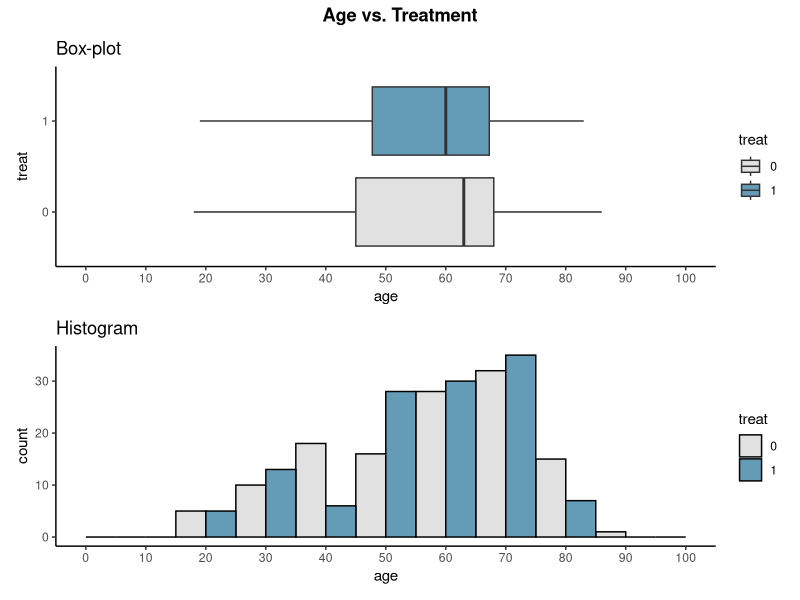
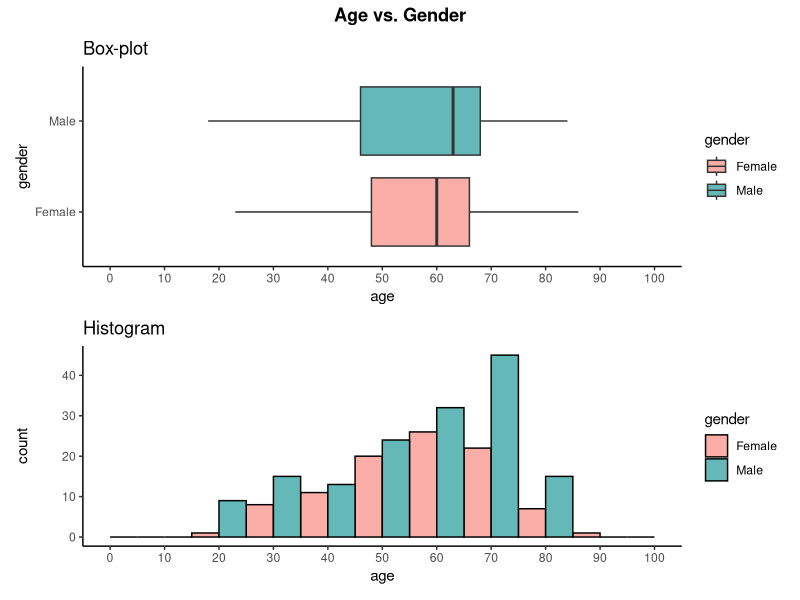
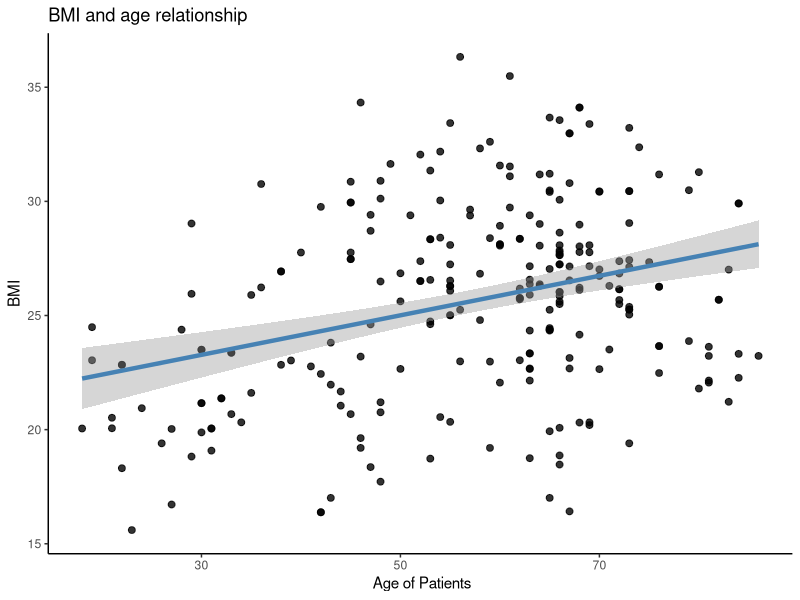

The R script that drew these images, in order:
#   T Are there any correlated measurements?

#Load libraries
library(here)
library(tidyverse)
library(ggplot2)
library(patchwork)

data <- read.csv2(here("DATA", "clean_data.csv"))

# Ensure correct variable types
data <- data %>%
  mutate(ASA_score = as.factor(ASA_score),
         Mallampati_score = as.factor(Mallampati_score),
         smoking = as.factor(smoking),
         preOp_pain = as.factor(preOp_pain),
         treat = as.factor(treat),
         pacu30min_throatPain = as.factor(pacu30min_throatPain),
         pacu90min_throatPain = as.factor(pacu90min_throatPain),
         postOp4hour_throatPain = as.factor(postOp4hour_throatPain),
         pod1am_throatPain = as.factor(pod1am_throatPain),
         pacu30min_cough = as.factor(pacu30min_cough),
         pacu90min_cough = as.factor(pacu90min_cough),
         postOp4hour_cough = as.factor(postOp4hour_cough),
         pod1am_cough = as.factor(pod1am_cough),
         extubation_cough = as.factor(extubation_cough))

#----- Does the age distribution depend on `treat`? --------------------------------------

# Set 'treat' as factor
data$treat <- factor(data$treat)

# Boxplot Age vs. Treat 
boxplot_treat <- ggplot(data, aes(x = treat, y = age, fill = treat)) +
  geom_boxplot() +
  scale_fill_manual(values = c("0" = "#E1E1E1", "1" = "#649CB8")) +
  scale_y_continuous(breaks = c(0, 10, 20, 30, 40, 50, 60, 70, 80, 90, 100), limits = c(0, 100)) +
  labs(title = "Box-plot") +
  theme_classic() +
  coord_flip()  

# Histogram Age vs. Treat 
histogram_treat <- ggplot(data, aes(y = age, fill = treat)) +
  geom_histogram(binwidth = 10, position = "dodge", color = "black") +
  scale_fill_manual(values = c("0" = "#E1E1E1", "1" = "#649CB8")) +
  scale_y_continuous(breaks = c(0, 10, 20, 30, 40, 50, 60, 70, 80, 90, 100), limits = c(0, 100)) +
  labs(title = "Histogram") +
  theme_classic() +
  coord_flip()  

# Combine plots 
Age_vs_treat_plot <- (boxplot_treat / histogram_treat) + 
  plot_annotation(
    title = "Age vs. Treatment",
    theme = theme(plot.title = element_text(hjust = 0.5, face = "bold"))
  )

# Display the plot
Age_vs_treat_plot

# Conclusion: the distribution of age does not appear to depend on treatment.


#----- Does the age distribution of the patients depend on their sex (`gender`)?--------

# Boxplot: Age vs. Gender
boxplot_gender <- ggplot(data, aes(x = gender, y = age, fill = gender)) +
  geom_boxplot() +
  scale_fill_manual(values = c("Female" = "#FBADA7", "Male" = "#64B8B8")) +
  scale_y_continuous(breaks = c(0, 10, 20, 30, 40, 50, 60, 70, 80, 90, 100), limits = c(0, 100)) +
  labs(title = "Box-plot") +
  theme_classic() +
  coord_flip() 

# Histogram: Age vs. Gender
histogram_gender <- ggplot(data, aes(y = age, fill = gender)) +
  geom_histogram(binwidth = 10, position = "dodge", color = "black") +
  scale_fill_manual(values = c("Female" = "#FBADA7", "Male" = "#64B8B8")) +
  scale_y_continuous(breaks = c(0 ,10, 20, 30, 40, 50, 60, 70, 80, 90, 100), limits = c(0, 100)) +
  labs(title = "Histogram") +
  theme_classic() +
  coord_flip() 

# Combine plots 
Age_vs_gender_plot <- (boxplot_gender / histogram_gender)  + 
  plot_annotation(
    title = "Age vs. Gender",
    theme = theme(plot.title = element_text(hjust = 0.5, face = "bold"))
  )

# Display the plot
Age_vs_gender_plot

# Conclusion: The distribution of age does not appear to depend on gender.


# ---- Do BMI and age have a linear relationship? ----

ggplot(data,aes(x=age,y=as.numeric(BMI))) +
  geom_point(alpha=0.8, size = 2) + 
  geom_smooth(method="lm", color="steelblue",se=TRUE, size =1.5) + 
  labs(title="BMI and age relationship",
       x=" Age of Patients",
       y= "BMI") + 
  theme_classic()

# Conclusion: it appears to be a linear relationship between BMI and age. 


# ---- Does the preoperative pain change with age of the patients?

sum(data$preOp_pain == 1)
sum(data$preOp_pain != 1)

# Conclusion: Only two patients (out of 249) had preoperative pain -
# there is insufficient data to test for a relationship.


###############################
###   Statistical analysis ####
###############################

# ---- Does the treatment depend on the preoperative smoking? ----

# We are using logistic regression (GLM) because 'treat' is categorical (0 = Sugar, 1 = Licorice).

# Question: Does the treatment depend on the preoperative smoking?
logistic_model <- glm(data$treat ~ data$smoking, family = binomial())
summary(logistic_model)
# Conclusion: # The likelihood of receiving licorice treatment do not depend on Preoperative smoking status.
# P > 0.05


# ---- Does the treatment depend on the gender of the patient? ----




# ---- Does the treatment depend on whether the patient had a preoperative pain? ----




# ---- According to the data, was the treatment with licorice gargle reducing the risk of post operative throat pain? ----
  
# Coughing 30 minutes after PACU arrival
model_pacu30min_throatPain <- glm(pacu30min_throatPain ~ treat, data = data, family = binomial)
summary(model_pacu30min_throatPain)
# Conclusion: Licorice treatment significantly reduces throat pain 30 minutes after surgery.
# P < 0.05

# Coughing 90 minutes after PACU arrival
model_pacu90min_throatPain <- glm(pacu90min_throatPain ~ treat, data = data, family = binomial)
summary(model_pacu90min_throatPain)
# Conclusion: Licorice treatment significantly reduces throat pain 90 minutes after surgery.
# P < 0.05

# Coughing 4 hours after surgery
model_postOp4hour_throatPain <- glm(postOp4hour_throatPain ~ treat, data = data, family = binomial)
summary(model_postOp4hour_throatPain)
# Conclusion: Licorice treatment significantly reduces throat pain 4 hours after surgery.
# P < 0.05

# Coughing on the first postoperative morning
model_pod1am_throatPain <- glm(pod1am_throatPain ~ treat, data = data, family = binomial)
summary(model_pod1am_throatPain)
# Conclusion: Licorice treatment significantly reduces throat pain on the first postoperative morning.
# P < 0.05
